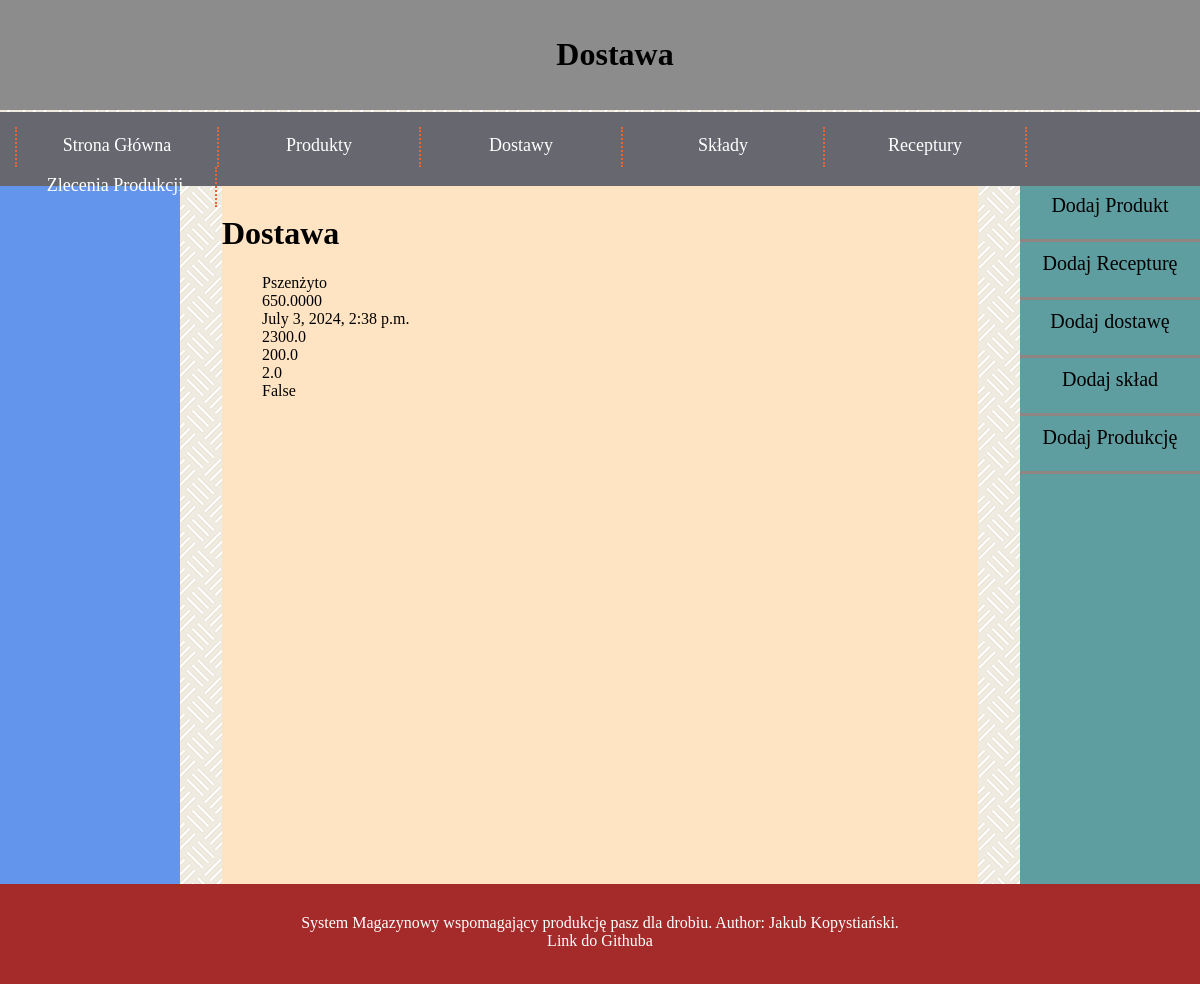
The page /warehouse/delivery/1/ on the database its author committed.
### warehouse/models.py (models this page shows, shortened)
class Delivery(models.Model):
    product = models.ForeignKey(Product, models.CASCADE)
    price = MoneyField(max_digits=19, decimal_places=4, default_currency='PLN')
    date = models.DateTimeField(default=timezone.now)
    initial_quantity = models.FloatField()
    used_quantity = models.FloatField()
    waste = models.FloatField()
    is_finished = models.BooleanField()

class Product(models.Model):
    product_name = models.CharField(max_length=1024)
    wilgotnosc = models.DecimalField(max_digits=3, decimal_places=1, default=12, validators=PERCENTAGE_VALIDATOR)
    energia_metaboliczna = models.FloatField()
    bialko_ogolne = models.DecimalField(max_digits=3, decimal_places=1, default=12, validators=PERCENTAGE_VALIDATOR)
    lizyna = models.FloatField()
    metionina = models.FloatField()
    cystyna = models.FloatField()
    treonina = models.FloatField()
    tryptofan = models.FloatField()
    arginina = models.FloatField()
    walina = models.FloatField()
    izoleucyna = models.FloatField()
    wapn = models.FloatField(default=0)
    fosfor_przyswajalny = models.FloatField()
    sod = models.FloatField()
    kwas_linolowy = models.FloatField()

### warehouse/views.py (the view)
# urls.py: path("delivery/<int:delivery_id>/", views.delivery, name="widok dostawy"),
def delivery(request, delivery_id):
    latest_deliveries_list      = Delivery.objects.all()
    latest_products_list        = Product.objects.all()
    latest_compositions_list    = Composition.objects.all()
    latest_productions_list     = Production.objects.all()
    latest_recipes_list         = Recipe.objects.all()
    delivery = Delivery.objects.get(pk = delivery_id)
    context = {
        "latest_deliveries_list": latest_deliveries_list,
        "latest_products_list": latest_products_list,
        "latest_compositions_list": latest_compositions_list,
        "latest_productions_list": latest_productions_list,
        "latest_recipes_list": latest_recipes_list,
        "delivery": delivery,
    }
    return render(request, "warehouse/delivery.html", context)

### warehouse/templates/warehouse/delivery.html
{% extends "base.html" %}
{% block title %}Dostawa{% endblock %}
{% block content %}
  <h1>Dostawa</h1>
  {% if delivery %}
    <ul>
      {{delivery.product.product_name}}
      <br/>
      {{delivery.price}}
      <br/>
      {{delivery.date}}
      <br/>
      {{delivery.initial_quantity}}
      <br/>
      {{delivery.used_quantity}}
      <br/>
      {{delivery.waste}}
      <br/>
      {{delivery.is_finished}}
    </ul>
  {% else %}
    <p>Delivery id is incorrect</p>
  {% endif %}
{% endblock %}

### warehouse/static/warehouse/style.css (style rules this page uses)
body { background-image: url("tlo.png"); color: white; margin: 0; }

### rows shown on the page
Delivery: product.product_name "Pszenżyto", price "650.0000", date "July 3, 2024, 2:38 p.m.", initial_quantity "2300.0", used_quantity "200.0", waste "2.0", is_finished "False"
